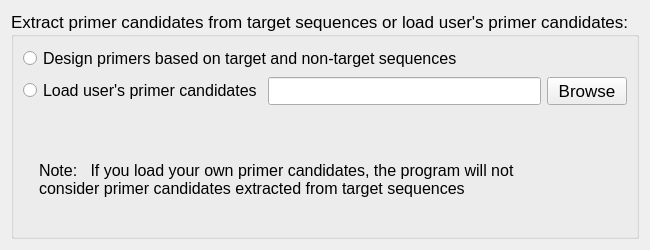
<?xml version="1.0" encoding="UTF-8"?>
<ui version="4.0">
 <class>pGetCandidatePage</class>
 <widget class="QWizardPage" name="pGetCandidatePage">
  <property name="geometry">
   <rect>
    <x>0</x>
    <y>0</y>
    <width>650</width>
    <height>250</height>
   </rect>
  </property>
  <property name="sizePolicy">
   <sizepolicy hsizetype="Preferred" vsizetype="Preferred">
    <horstretch>0</horstretch>
    <verstretch>0</verstretch>
   </sizepolicy>
  </property>
  <property name="minimumSize">
   <size>
    <width>614</width>
    <height>181</height>
   </size>
  </property>
  <property name="windowTitle">
   <string/>
  </property>
  <layout class="QGridLayout" name="gridLayout_2">
   <item row="0" column="0">
    <widget class="QGroupBox" name="groupBox">
     <property name="minimumSize">
      <size>
       <width>0</width>
       <height>0</height>
      </size>
     </property>
     <property name="font">
      <font>
       <pointsize>13</pointsize>
      </font>
     </property>
     <property name="title">
      <string>Extract primer candidates from target sequences or load user's primer candidates:</string>
     </property>
     <layout class="QGridLayout" name="gridLayout">
      <item row="1" column="0">
       <spacer name="horizontalSpacer">
        <property name="orientation">
         <enum>Qt::Horizontal</enum>
        </property>
        <property name="sizeType">
         <enum>QSizePolicy::Expanding</enum>
        </property>
        <property name="sizeHint" stdset="0">
         <size>
          <width>40</width>
          <height>20</height>
         </size>
        </property>
       </spacer>
      </item>
      <item row="2" column="0">
       <layout class="QHBoxLayout" name="horizontalLayout_2">
        <item>
         <widget class="QLabel" name="label_2">
          <property name="sizePolicy">
           <sizepolicy hsizetype="Fixed" vsizetype="Fixed">
            <horstretch>0</horstretch>
            <verstretch>0</verstretch>
           </sizepolicy>
          </property>
          <property name="textFormat">
           <enum>Qt::AutoText</enum>
          </property>
          <property name="pixmap">
           <pixmap resource="PRISE.qrc">:/new/prefix1/images/exclamation.bmp</pixmap>
          </property>
         </widget>
        </item>
        <item>
         <widget class="QLabel" name="label">
          <property name="sizePolicy">
           <sizepolicy hsizetype="Preferred" vsizetype="Preferred">
            <horstretch>0</horstretch>
            <verstretch>0</verstretch>
           </sizepolicy>
          </property>
          <property name="font">
           <font>
            <pointsize>12</pointsize>
           </font>
          </property>
          <property name="text">
           <string>Note:   If you load your own primer candidates, the program will not
consider primer candidates extracted from target sequences</string>
          </property>
         </widget>
        </item>
       </layout>
      </item>
      <item row="0" column="0">
       <layout class="QVBoxLayout" name="verticalLayout">
        <item>
         <widget class="QRadioButton" name="radioButton_designByInput">
          <property name="font">
           <font>
            <pointsize>12</pointsize>
           </font>
          </property>
          <property name="text">
           <string>Design primers based on target and non-target sequences</string>
          </property>
         </widget>
        </item>
        <item>
         <layout class="QHBoxLayout" name="horizontalLayout">
          <item>
           <widget class="QRadioButton" name="radioButton_loadCands">
            <property name="font">
             <font>
              <pointsize>12</pointsize>
             </font>
            </property>
            <property name="text">
             <string>Load user's primer candidates</string>
            </property>
           </widget>
          </item>
          <item>
           <widget class="QLineEdit" name="lineEdit_CandFilename"/>
          </item>
          <item>
           <widget class="QPushButton" name="pushButton_browseCandFile">
            <property name="sizePolicy">
             <sizepolicy hsizetype="Fixed" vsizetype="Fixed">
              <horstretch>0</horstretch>
              <verstretch>0</verstretch>
             </sizepolicy>
            </property>
            <property name="text">
             <string>Browse</string>
            </property>
           </widget>
          </item>
         </layout>
        </item>
       </layout>
      </item>
     </layout>
     <zorder></zorder>
     <zorder>horizontalSpacer</zorder>
    </widget>
   </item>
  </layout>
 </widget>
 <resources>
  <include location="PRISE.qrc"/>
 </resources>
 <connections>
  <connection>
   <sender>pushButton_browseCandFile</sender>
   <signal>clicked()</signal>
   <receiver>pGetCandidatePage</receiver>
   <slot>browseCandidatesFile()</slot>
   <hints>
    <hint type="sourcelabel">
     <x>417</x>
     <y>65</y>
    </hint>
    <hint type="destinationlabel">
     <x>447</x>
     <y>65</y>
    </hint>
   </hints>
  </connection>
 </connections>
 <slots>
  <slot>browseCandidatesFile()</slot>
 </slots>
</ui>
